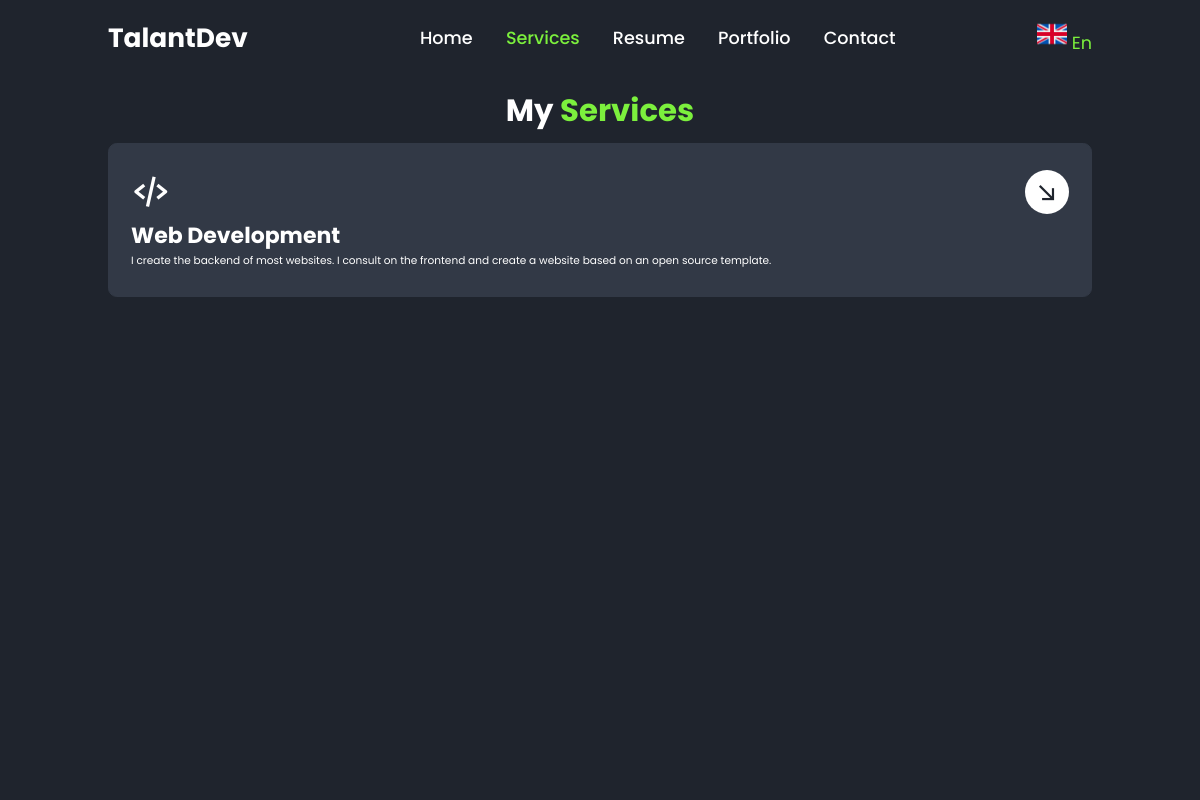
Before: /en/services/ with the older database file.
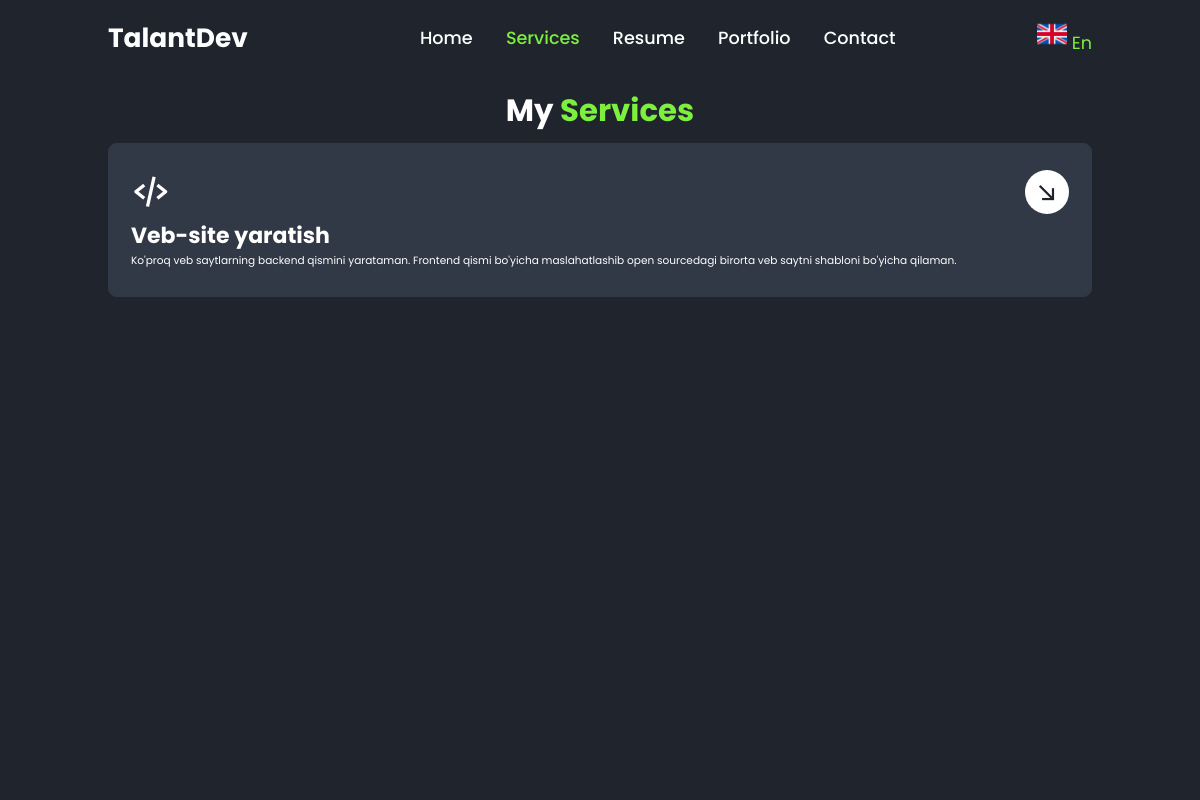
After: the same page with the newer database file.
### main/models.py (models this page shows, shortened)
class Service(models.Model):  # Service model for Services page
    name = models.CharField(max_length=100, verbose_name="Name")  # Multilanguage
    icon_class = models.CharField(max_length=100, verbose_name="Boxicons icon class")
    content = RichTextUploadingField(verbose_name='Content')  # Multilanguage
    link = models.URLField(verbose_name='Link')
    create_at = models.DateTimeField(auto_now_add=True)
    update_at = models.DateTimeField(auto_now=True)

### main/views.py (the view)
# urls.py: path('services/', views.services_views, name='services'),
def services_views(request):
    services = Service.objects.all()
    language = get_languages()
    context = {
        'services': services,
        'language': language,
    }
    return render(request, 'services.html', context)

### main/function.py (called while the page is built)
def get_languages():
    return Language.objects.first()

### templates/services.html (shortened to what this page needs)
<!doctype html>
{% load static %}
{% load i18n %}
<html lang="en">
<head>
    <link href='https://unpkg.com/boxicons@2.1.4/css/boxicons.min.css' rel='stylesheet'>
    <link rel="stylesheet" href="{% static 'style/style.css' %}">
</head>
<body>
<header class="active">
    <a href="{% url 'main:welcome' %}" class="logo">{% trans "TalantDev" %}</a>
    <nav>
        <a href="{% url 'main:welcome' %}">{% trans "Home" %}</a>
        <a href="{% url 'main:services' %}" class="active">{% trans "Services" %}</a>
        <a href="{% url 'main:resume' %}">{% trans "Resume" %}</a>
        <a href="{% url 'main:portfolio' %}">{% trans "Portfolio" %}</a>
        <a href="{% url 'main:contact' %}">{% trans "Contact" %}</a>
    </nav>
    <div class="dropdowns">
        <span id="lang">
            <img src="{{ language.base_img.url }}" alt="" width="30">
            {{ language.base }}
        </span>
    </div>
</header>
<div class="bars-box active">
    <div class="bar" style="--i:6;"></div>
    <div class="bar" style="--i:5;"></div>
    <div class="bar" style="--i:4;"></div>
    <div class="bar" style="--i:3;"></div>
    <div class="bar" style="--i:2;"></div>
    <div class="bar" style="--i:1;"></div>
</div>
<section class="services active">
    <h2 class="heading">
        {% trans "My" %}
        <span>
            {% trans "Services" %}
        </span>
    </h2>
    <div class="services-container">
        {% for service in services %}
            <div class="services-box">
                <div class="icon">
                    <i class='{{ service.icon_class }}'></i>
                    <a href="{{ service.link }}">
                        <i class="bx bx-arrow-back"></i>
                    </a>
                </div>
                <h3>
                    {{ service.name }}
                </h3>
                <p>
                    {{ service.content|safe }}
                </p>
            </div>
        {% endfor %}
    </div>
</section>
</body>
</html>

Changed rows visible on the page:
changed Service: name "Web Development" → "Veb-site yaratish"; content "I create the backend of most websites. I consult on the frontend and create a website based on an open source template." → "Ko'proq veb saytlarning backend qismini yarataman. Frontend qismi bo'yicha maslahatlashib open sourcedagi birorta veb saytni shabloni bo'yicha qilaman."
